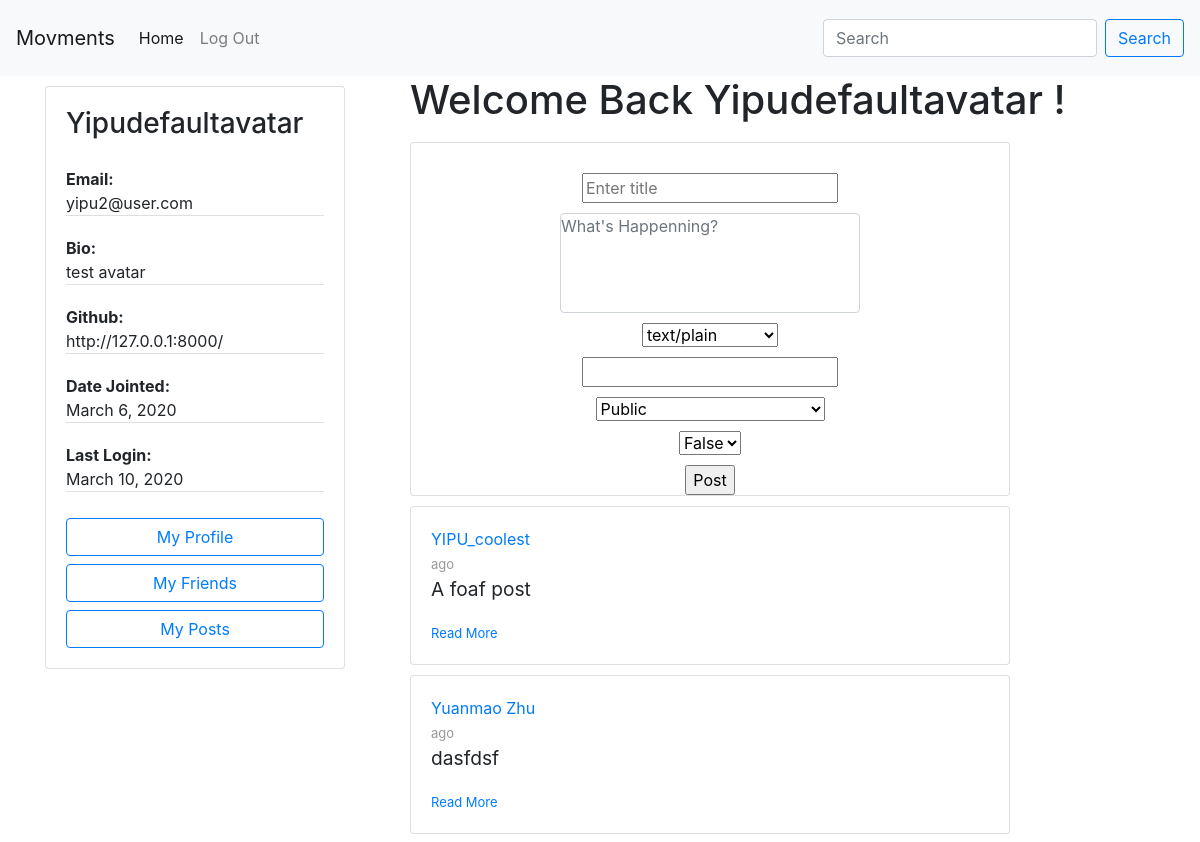
Page /posts/ (signed in, upper part) on the earlier database version.
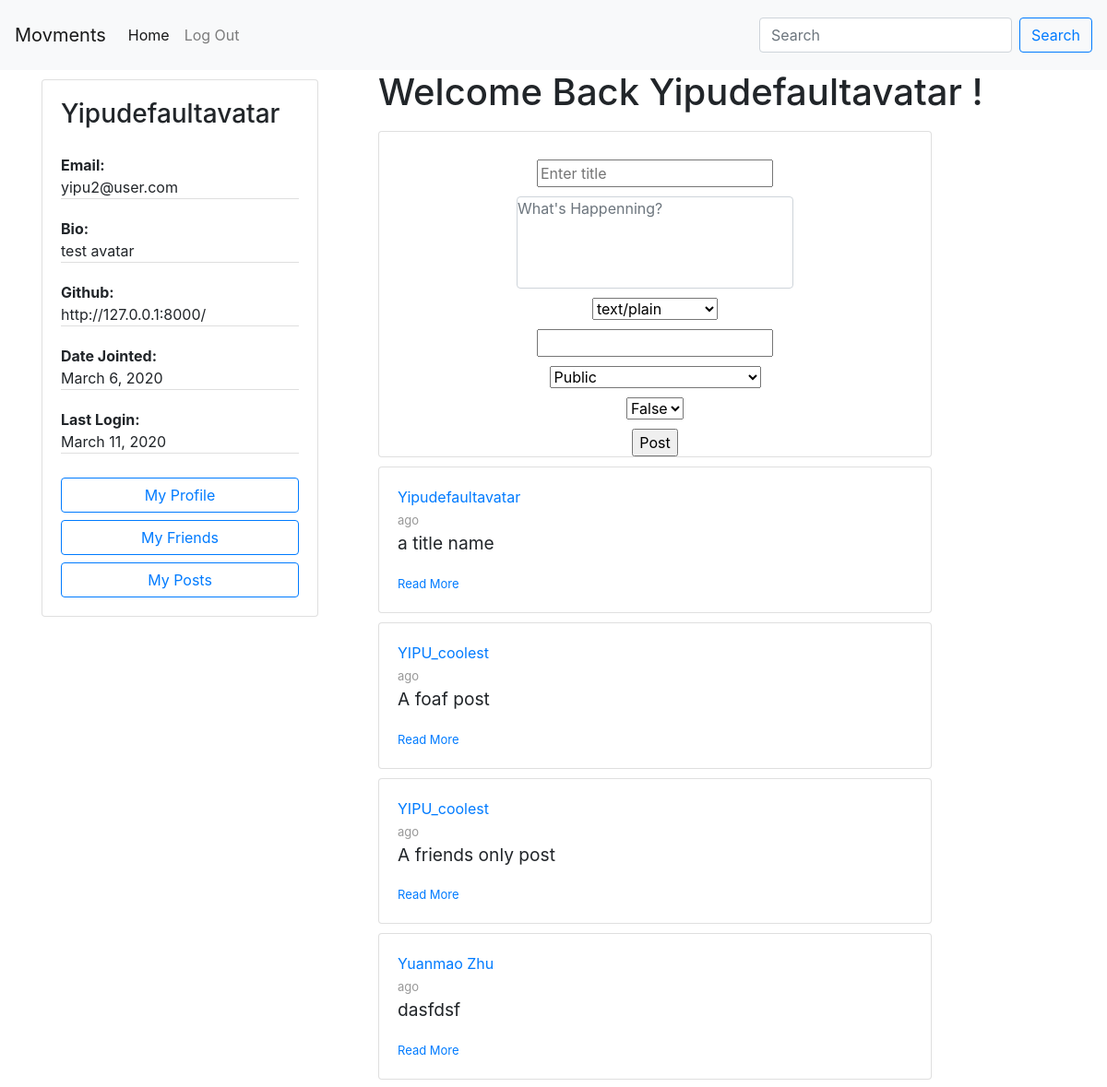
Same page on the later database version.
### accounts/models.py (models this page shows, shortened)
class Author(AbstractBaseUser):
    email=models.EmailField(
        verbose_name='email address',
        max_length=60,
        unique=True,
    )
    uid_str = uuid.uuid4().urn
    uuid_str = uid_str[9:] # str(settings.HOSTNAME)+"/author/"+
    id = models.CharField(primary_key=True, default=uuid_str, editable=False,max_length=100,unique=True)
    displayName = models.CharField(max_length=30)
    host = models.URLField(default=settings.HOSTNAME, max_length=100)
    url_default = "http:127.0.0.1:8000/accounts/author/profile/"+uuid_str+"/"
    url = models.URLField(default=url_default, max_length=100)
    avatar = models.ImageField(upload_to='avatar/', default = 'avatar/default-avatar.png', blank=True, null=True)
    github = models.URLField(default="", max_length=100, null=True)
    bio = models.CharField(default="", max_length=200, null=True)
    date_joined=models.DateField(verbose_name="date joined", auto_now=True)
    last_login=models.DateField(verbose_name="last login", auto_now=True)
    is_active=models.BooleanField(default=True)
    is_admin=models.BooleanField(default=False)
    objects = AuthorManager()
    USERNAME_FIELD = 'email'
    REQUIRED_FIELDS = ['displayName', ]

### posting/models.py (models this page shows, shortened)
class Post(models.Model):
    id = models.UUIDField(primary_key=True, default=uuid.uuid4, editable=False)
    author = models.ForeignKey(Author, on_delete=models.CASCADE)
    title = models.CharField(max_length=50)
    contentType = models.CharField(max_length=4, default = 'text', choices=CONTENT_TYPE)
    description = models.CharField(max_length=50, blank=True)
    origin = models.CharField(max_length=50, blank=True)
    source = models.CharField(max_length=50, blank=True)
    content = models.CharField(max_length=200)
    categories = models.CharField(max_length=200)
    unlisted = models.BooleanField(default=False, choices=UNLISTED)
    published = models.DateTimeField('date posted', auto_now_add=True, blank=True)
    visibility = models.CharField(max_length=10, default = 'PUBL', choices=POST_VISIBILITY)

### posting/views.py (the view, shortened to what this page needs)
# urls.py: path('posts/', views.ViewPublicPosts, name='view public posts'),
def ViewPublicPosts(request):
    form = PostNewForm(request.POST or None)
    posts = getVisiblePosts(request.user)
    context = {
        'post_list': posts,
        'form': form,
    }
    return render(request, "posting/stream.html", context)

### posting/forms.py
class PostNewForm(forms.ModelForm):
    content = forms.CharField(
        widget=forms.Textarea(
            attrs={
                "class": "textarea form-control",
                "rows": 30,
                "cols": 50,
                "style": "resize:none",
            }
        )
    )
    class Meta:
        model = Post
        fields = [
            'title',
            'content',
            'contentType',
            'categories',
            'visibility',
            'unlisted',
        ]

### friendship/views.py (called while the page is built)
def checkFriendship(author_a, author_b):
    if author_a < author_b:
        author_from, author_to = author_a, author_b
    else:
        author_from, author_to = author_b, author_a
    if Friendship.objects.filter(author_a=author_from, author_b=author_to).exists():
        return True
    else:
        return False

### posting/templates/posting/stream.html (shortened to what this page needs)
{% extends 'posting/homepage.html' %}
{% block shortProfile %}
    {% if request.user.is_authenticated %}
        <div class="short-profile">
            {% include 'posting/profile-card.html' with request=request %}
        </div>
    {% endif %}
{% endblock %}
{% block content %}
    {% if post_list %}
        <ul>
            {% for post in post_list %}
            <li>
                {% include 'posting/post-inline-view.html' with post=post %}
            </li>
            {% endfor %}
        </ul>
    {% else %}
        <p>No visible posts... Go make some!</p>
    {% endif %}
{% endblock %}
{% block newPost %}
    {% if request.user.is_authenticated %}
        {% include 'posting/post-input-form.html' with post=post %}
    {% endif %}
{% endblock %}

### posting/templates/posting/profile-card.html
<div class="card" style="width: 300px;">
    <div class="card-body">
    <h3 class="card-title">{{request.user.displayName }}</h3>
    <p class="card-text">
        <ul class="list-group list-group-flush">
            <li class="list-group-item" style="padding: 0;"><span style="font-weight: bold;">Email:</span><br>{{ request.user.email }}</li>
            <li class="list-group-item" style="padding: 0;"><span style="font-weight: bold;">Bio:</span><br>{{ request.user.bio }}</li>
            <li class="list-group-item" style="padding: 0;"><span style="font-weight: bold;">Github:</span><br>{{ request.user.github }}</li>
            <li class="list-group-item" style="padding: 0;"><span style="font-weight: bold;">Date Jointed:</span><br> {{ request.user.date_joined }}</li>
            <li class="list-group-item" style="padding: 0;"><span style="font-weight: bold;">Last Login:</span><br>{{ request.user.last_login }}</li>
        </ul>
    </p>
    <div id="user-menu">
        <a href="{% url 'accounts:view profile' request.user.id %}" class="btn btn-outline-primary btn-block">My Profile</a>
        <a href="{% url 'friendship:get friends list' request.user.id %}" class="btn btn-outline-primary btn-block">My Friends</a>
        <a href="{% url 'posting:view user posts' request.user.id %}" class="btn btn-outline-primary btn-block">My Posts</a>
    </div>
    </div>
</div>

### posting/templates/posting/post-input-form.html (shortened to what this page needs)
<h1 style="text-align:center">Welcome Back {{ request.user.displayName }} !</h1>
<div class="card" style="width: 600px;">
    <form action="." method="POST" class="post-form">
        <div>
            {{ form.as_ul }}
        <input type="submit" value="Post">
        </div>
    </form>
</div>

### posting/templates/posting/post-inline-view.html
<div class="card" style="width:600px">
    <div class="card-body">
      <a class="displa-name" href="{% url 'accounts:view profile' post.author.id %}">{{post.author.displayName}}</a>
      <br>
      <span id="timestamp">{{ post.pub_date|timesince }} ago</span>
      <div class="card-title">
          <p style="font-size: larger;">{{ post.title }}</p></p>
      </div>
      <a  class="" href="{% url 'posting:view post details' post.id %}" style="font-size: small;" >Read More</a>
    </div>
</div>

Differences in the rows shown:
changed Author "Yipudefaultavatar": user.last_login "March 10, 2020" → "March 11, 2020"
added Post: author.displayName "Yipudefaultavatar", title "a title name"
now on this page (row unchanged): Post: author.displayName "YIPU_coolest", title "A friends only post"
